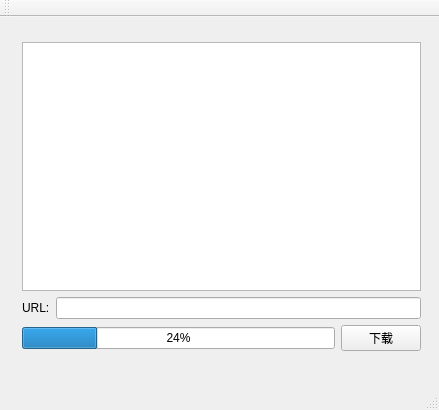
<?xml version="1.0" encoding="UTF-8"?>
<ui version="4.0">
 <class>MainWindow</class>
 <widget class="QMainWindow" name="MainWindow">
  <property name="geometry">
   <rect>
    <x>0</x>
    <y>0</y>
    <width>439</width>
    <height>410</height>
   </rect>
  </property>
  <property name="windowTitle">
   <string>MainWindow</string>
  </property>
  <widget class="QWidget" name="centralWidget">
   <widget class="QWidget" name="">
    <property name="geometry">
     <rect>
      <x>11</x>
      <y>14</y>
      <width>421</width>
      <height>331</height>
     </rect>
    </property>
    <layout class="QVBoxLayout" name="verticalLayout_2">
     <item>
      <widget class="QTextBrowser" name="textBrowser"/>
     </item>
     <item>
      <layout class="QVBoxLayout" name="verticalLayout">
       <item>
        <layout class="QHBoxLayout" name="horizontalLayout">
         <item>
          <widget class="QLabel" name="urlLabel">
           <property name="text">
            <string>URL:</string>
           </property>
          </widget>
         </item>
         <item>
          <widget class="QLineEdit" name="urlLineEdit"/>
         </item>
        </layout>
       </item>
       <item>
        <layout class="QHBoxLayout" name="horizontalLayout_2">
         <item>
          <widget class="QProgressBar" name="progressBar">
           <property name="value">
            <number>24</number>
           </property>
          </widget>
         </item>
         <item>
          <widget class="QPushButton" name="downloadBtn">
           <property name="text">
            <string>下载</string>
           </property>
          </widget>
         </item>
        </layout>
       </item>
      </layout>
     </item>
    </layout>
   </widget>
  </widget>
  <widget class="QMenuBar" name="menuBar">
   <property name="geometry">
    <rect>
     <x>0</x>
     <y>0</y>
     <width>439</width>
     <height>22</height>
    </rect>
   </property>
  </widget>
  <widget class="QToolBar" name="mainToolBar">
   <attribute name="toolBarArea">
    <enum>TopToolBarArea</enum>
   </attribute>
   <attribute name="toolBarBreak">
    <bool>false</bool>
   </attribute>
  </widget>
  <widget class="QStatusBar" name="statusBar"/>
 </widget>
 <layoutdefault spacing="6" margin="11"/>
 <resources/>
 <connections/>
</ui>
